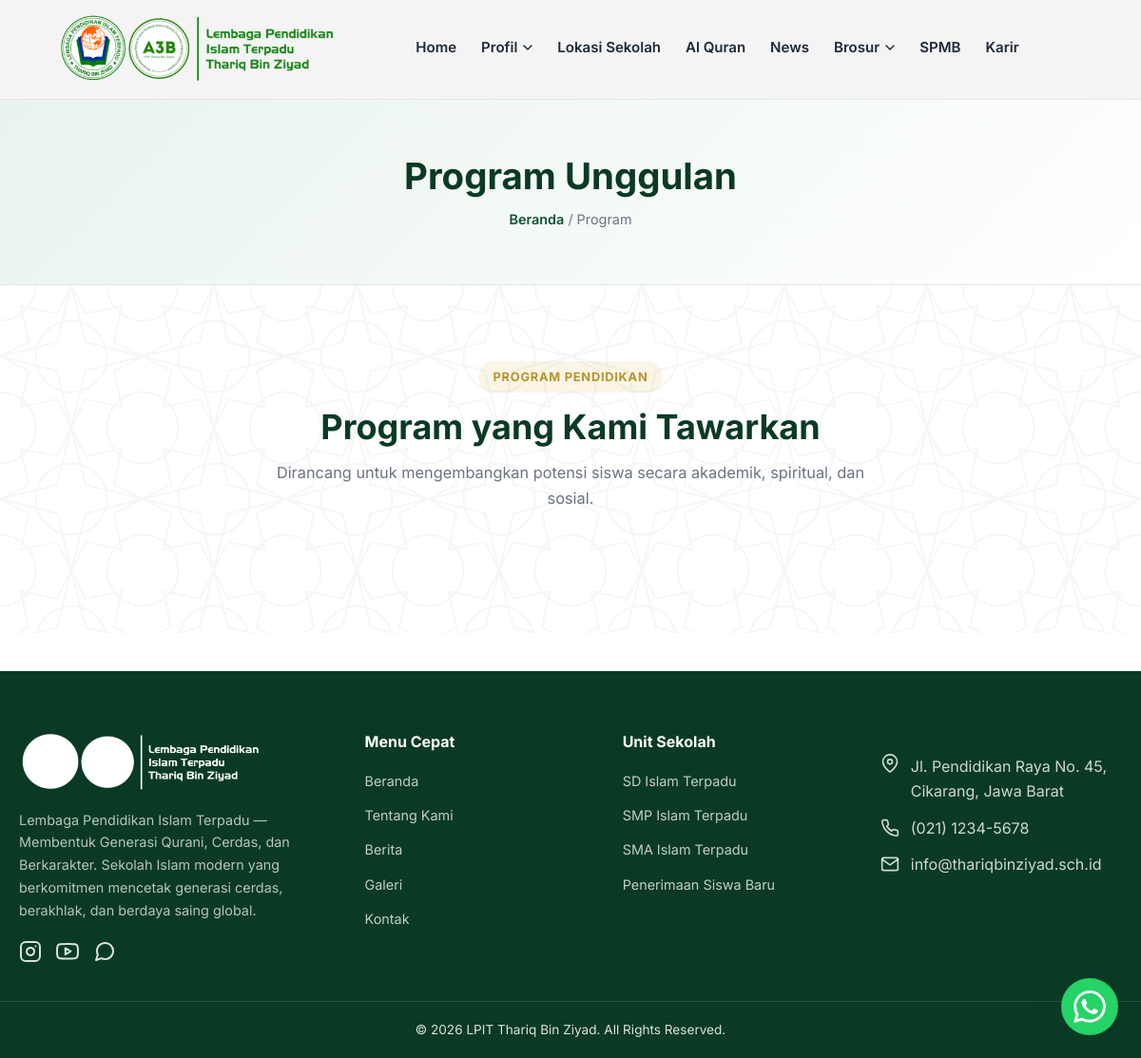
The app's page /frontend/pages/program.php, older data.
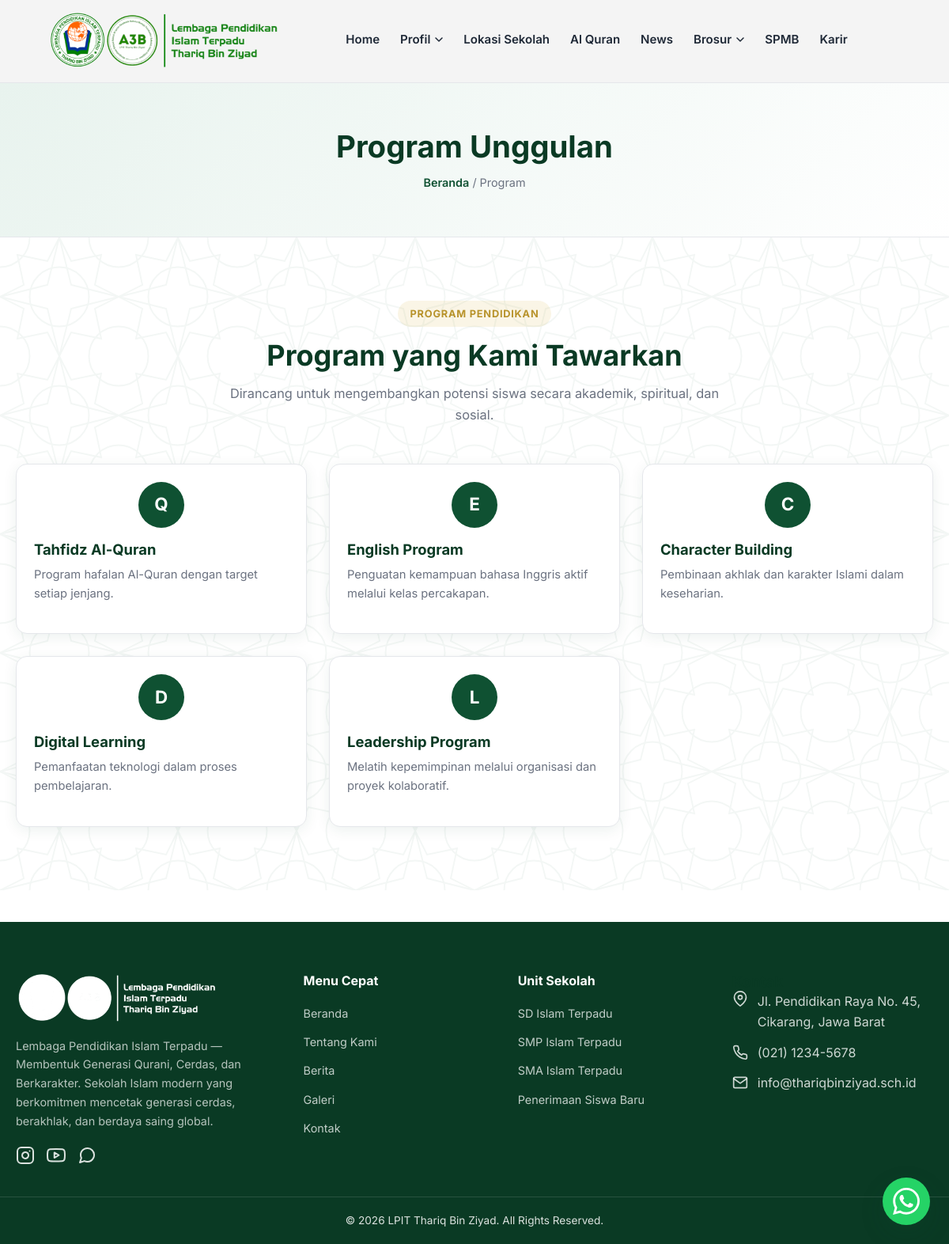
The same page, newer data.
### tables this page shows
CREATE TABLE IF NOT EXISTS `site_content_items` (
    `id` INT AUTO_INCREMENT PRIMARY KEY,
    `type` VARCHAR(30) NOT NULL,
    `title` VARCHAR(180) NOT NULL,
    `subtitle` VARCHAR(180) DEFAULT NULL,
    `description` TEXT NOT NULL,
    `image` VARCHAR(255) DEFAULT NULL,
    `badge` VARCHAR(80) DEFAULT NULL,
    `year` VARCHAR(10) DEFAULT NULL,
    `extra` TEXT DEFAULT NULL,
    `sort_order` INT NOT NULL DEFAULT 0,
    `is_active` TINYINT(1) NOT NULL DEFAULT 1,
    `created_at` TIMESTAMP DEFAULT CURRENT_TIMESTAMP,
    `updated_at` TIMESTAMP DEFAULT CURRENT_TIMESTAMP ON UPDATE CURRENT_TIMESTAMP,
    INDEX `idx_content_type` (`type`,`is_active`,`sort_order`)
);

### backend/helpers/functions.php (called while the page is built, shortened)
<?php
function esc($string) {
    return htmlspecialchars($string ?? '', ENT_QUOTES, 'UTF-8');
}
$nav_menu = [
    'index.php'    => 'Home',
    'profil'       => [
        'label' => 'Profil',
        'children' => [
            'tentang.php'  => 'Tentang Kami',
            'unit.php'     => 'Unit Sekolah',
            'program.php'  => 'Program',
            'prestasi.php' => 'Prestasi',
        ]
    ],
    'kontak.php'   => 'Lokasi Sekolah',
    '#alquran'     => 'Al Quran',
    'berita.php'   => 'News',
    'brosur'       => [
        'label' => 'Brosur',
        'children' => [
            'galeri.php'    => 'Galeri',
            'kegiatan.php'  => 'Kegiatan',
        ]
    ],
    'spmb.php'     => 'SPMB',
    '#karir'       => 'Karir',
];

### frontend/pages/program.php (the view, shortened to what this page needs)
<?php
require_once __DIR__ . '/../../backend/config/database.php';
require_once __DIR__ . '/../../backend/helpers/functions.php';
$programs = $pdo->query("SELECT * FROM site_content_items WHERE type='program' AND is_active=1 ORDER BY sort_order,id")->fetchAll();
require_once __DIR__ . '/../components/header.php';
?>
<section class="page-header">
    <div class="container">
        <h1>Program Unggulan</h1>
        <p class="breadcrumb"><a href="index.php">Beranda</a> / Program</p>
    </div>
</section>
<section class="section">
    <div class="container">
        <div class="section-head">
            <span class="section-eyebrow">Program Pendidikan</span>
            <h2>Program yang Kami Tawarkan</h2>
            <p>Dirancang untuk mengembangkan potensi siswa secara akademik, spiritual, dan sosial.</p>
        </div>
        <div class="grid-3">
            <?php foreach ($programs as $p): ?>
            <div class="card">
                <div class="card-body">
                    <div class="program-icon" style="margin-bottom:16px;"><?php echo esc($p['subtitle'] ?: mb_substr($p['title'],0,1)); ?></div>
                    <h3><?php echo esc($p['title']); ?></h3>
                    <p><?php echo nl2br(esc($p['description'])); ?></p>
                </div>
            </div>
            <?php endforeach; ?>
        </div>
    </div>
</section>
<?php require_once __DIR__ . '/../components/footer.php'; ?>

### frontend/components/header.php (shortened to what this page needs)
<!DOCTYPE html>
<html lang="id">
<head>
<link rel="stylesheet" href="<?php echo SITE_URL; ?>/frontend/assets/css/style.css">
</head>
<body>
<header class="site-header" id="siteHeader">
    <div class="header-inner">
        <a href="<?php echo SITE_URL; ?>/index.php" class="brand">
            <img src="<?php echo SITE_URL; ?>/frontend/assets/images/logo.png" alt="Logo <?php echo esc(SITE_NAME); ?>" class="brand-logo" onerror="this.style.display='none'">
        </a>
        <nav class="main-nav" id="mainNav">
            <ul>
                <?php foreach ($nav_menu as $file => $item): ?>
                    <?php if (is_array($item)): ?>
                    <li class="has-dropdown">
                        <a href="javascript:void(0)" class="dropdown-trigger <?php
                            $childActive = false;
                            echo $childActive ? 'active' : '';
                        ?>">
                            <?php echo esc($item['label']); ?>
                            <svg class="dropdown-arrow" width="10" height="6" viewBox="0 0 10 6" fill="none"><path d="M1 1L5 5L9 1" stroke="currentColor" stroke-width="1.5" stroke-linecap="round" stroke-linejoin="round"/></svg>
                        </a>
                    </li>
                    <?php else: ?>
                    <li>
                        <a href="<?php echo SITE_URL . '/' . $file; ?>" class="<?php echo ($current_page === $file) ? 'active' : ''; ?>">
                            <?php echo esc($item); ?>
                        </a>
                    </li>
                    <?php endif; ?>
                <?php endforeach; ?>
            </ul>
        </nav>
    </div>
</header>

### frontend/components/footer.php (shortened to what this page needs)
<footer class="site-footer">
    <div class="container footer-grid">
        <div class="footer-col footer-brand">
            <div class="brand">
                <img src="<?php echo SITE_URL; ?>/frontend/assets/images/logo.png" alt="Logo" class="brand-logo brand-logo-footer" onerror="this.style.display='none'">
            </div>
            <p><?php echo esc(SITE_TAGLINE); ?>. Sekolah Islam modern yang berkomitmen mencetak generasi cerdas, berakhlak, dan berdaya saing global.</p>
            <div class="social-links" style="margin-top: 20px; display: flex; gap: 15px;">
                <a href="<?php echo esc(SITE_INSTAGRAM); ?>" style="color: var(--accent); display: flex; align-items: center; text-decoration: none;" aria-label="Instagram">
                </a>
                <a href="<?php echo esc(SITE_YOUTUBE); ?>" style="color: var(--accent); display: flex; align-items: center; text-decoration: none;" aria-label="YouTube">
                </a>
                <a href="https://wa.me/<?php echo esc(SITE_WHATSAPP); ?>" style="color: var(--accent); display: flex; align-items: center; text-decoration: none;" aria-label="WhatsApp">
                </a>
            </div>
        </div>
        <div class="footer-col">
            <h4>Menu Cepat</h4>
            <ul>
                <li><a href="<?php echo SITE_URL; ?>/index.php">Beranda</a></li>
                <li><a href="<?php echo SITE_URL; ?>/tentang.php">Tentang Kami</a></li>
                <li><a href="<?php echo SITE_URL; ?>/berita.php">Berita</a></li>
                <li><a href="<?php echo SITE_URL; ?>/galeri.php">Galeri</a></li>
                <li><a href="<?php echo SITE_URL; ?>/kontak.php">Kontak</a></li>
            </ul>
        </div>
        <div class="footer-col">
            <h4>Unit Sekolah</h4>
            <ul>
                <li><a href="<?php echo SITE_URL; ?>/unit.php#sd">SD Islam Terpadu</a></li>
                <li><a href="<?php echo SITE_URL; ?>/unit.php#smp">SMP Islam Terpadu</a></li>
                <li><a href="<?php echo SITE_URL; ?>/unit.php#sma">SMA Islam Terpadu</a></li>
                <li><a href="<?php echo SITE_URL; ?>/spmb.php">Penerimaan Siswa Baru</a></li>
            </ul>
        </div>
        <div class="footer-col">
            <h3>Kontak</h3>
            <ul style="list-style: none; padding: 0;">
                <li style="display: flex; gap: 12px; margin-bottom: 12px; align-items: flex-start; color: rgba(255,255,255,0.8);">
                    <svg style="flex-shrink:0" width="20" height="20" viewBox="0 0 24 24" fill="none" stroke="currentColor" stroke-width="2" stroke-linecap="round" stroke-linejoin="round"><path d="M21 10c0 7-9 13-9 13s-9-6-9-13a9 9 0 0 1 18 0z"></path><circle cx="12" cy="10" r="3"></circle></svg>
                    <span><?php echo esc(SITE_ADDRESS); ?></span>
                </li>
                <li style="display: flex; gap: 12px; margin-bottom: 12px; align-items: center; color: rgba(255,255,255,0.8);">
                    <span><?php echo esc(SITE_PHONE); ?></span>
                </li>
                <li style="display: flex; gap: 12px; align-items: center; color: rgba(255,255,255,0.8);">
                    <svg style="flex-shrink:0" width="20" height="20" viewBox="0 0 24 24" fill="none" stroke="currentColor" stroke-width="2" stroke-linecap="round" stroke-linejoin="round"><path d="M4 4h16c1.1 0 2 .9 2 2v12c0 1.1-.9 2-2 2H4c-1.1 0-2-.9-2-2V6c0-1.1.9-2 2-2z"></path><polyline points="22,6 12,13 2,6"></polyline></svg>
                    <span><?php echo esc(SITE_EMAIL); ?></span>
                </li>
            </ul>
        </div>
    </div>
    <div class="footer-bottom">
        <div class="container">
            <p>&copy; <?php echo date('Y'); ?> <?php echo esc(SITE_NAME); ?>. All Rights Reserved.</p>
        </div>
    </div>
</footer>
<a href="https://wa.me/<?php echo esc(SITE_WHATSAPP); ?>" class="wa-float" target="_blank" rel="noopener" aria-label="Hubungi WhatsApp" title="Chat Admin">
</a>
</body>
</html>

Row changes from the older to the newer data that the page shows:
added site_content_items: subtitle "Q", title "Tahfidz Al-Quran", description "Program hafalan Al-Quran dengan target setiap jenjang."
added site_content_items: subtitle "E", title "English Program", description "Penguatan kemampuan bahasa Inggris aktif melalui kelas percakapan."
added site_content_items: subtitle "C", title "Character Building", description "Pembinaan akhlak dan karakter Islami dalam keseharian."
added site_content_items: subtitle "D", title "Digital Learning", description "Pemanfaatan teknologi dalam proses pembelajaran."
added site_content_items: subtitle "L", title "Leadership Program", description "Melatih kepemimpinan melalui organisasi dan proyek kolaboratif."
